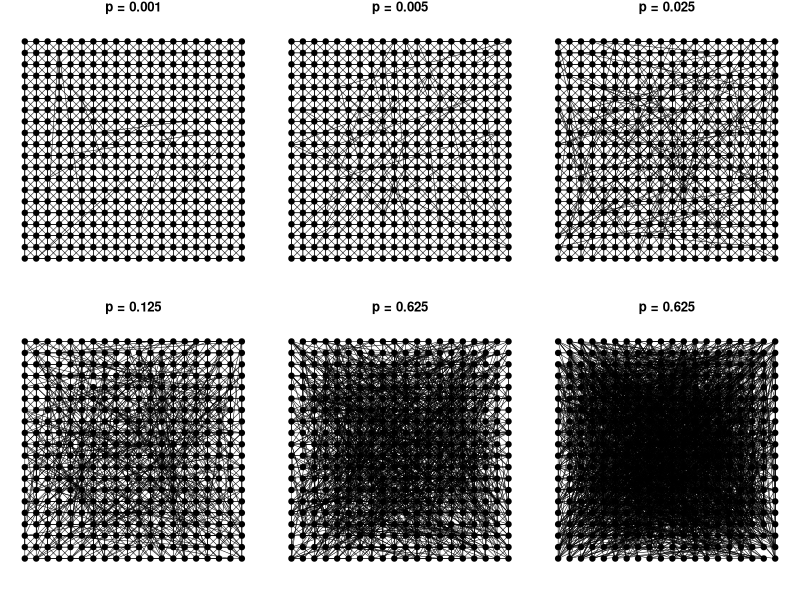
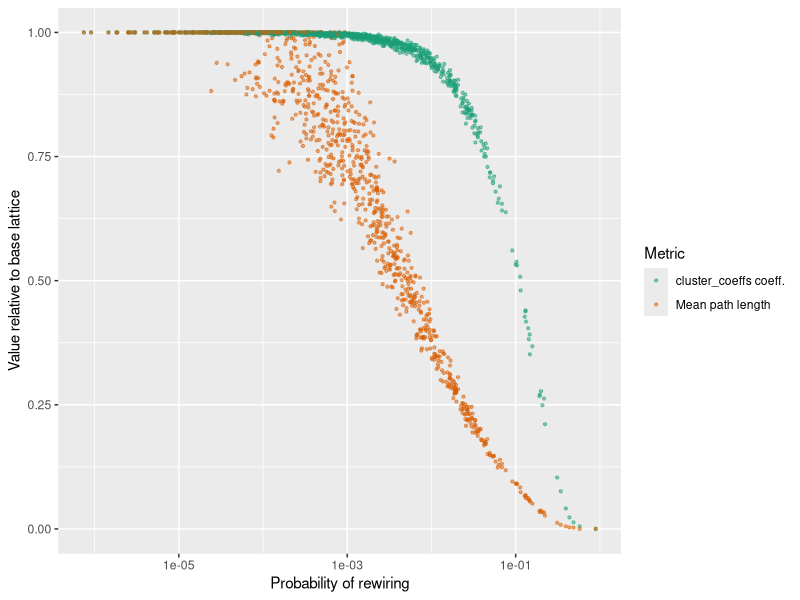

The R script that drew these images, in order:
## ---- chunk 1
library(igraph)
library(dplyr)
library(tidyr)
library(scales)
library(ggplot2)
## ---- chunk 2
plot_graph <- function(G, main = "", layout = layout.grid(G), 
                       vertex.color = "black") {
  plot(G, main = main,
       layout = layout, 
       vertex.label = NA, vertex.color = vertex.color, vertex.size = 5, 
       vertex.shape = "circle", vertex.lwd = 0, 
       edge.color = "black", edge.width = 0.5)
}
## ---- chunk 3
par(mar = rep(1, 4))
layout(matrix(1:6, nrow = 2, byrow = TRUE))

base_graph <- make_lattice(length = 20, dim = 2, nei = 2)

plot_graph(rewire(base_graph, each_edge(0.003)), main = "p = 0.001")
plot_graph(rewire(base_graph, each_edge(0.009)), main = "p = 0.005")
plot_graph(rewire(base_graph, each_edge(0.027)), main = "p = 0.025")
plot_graph(rewire(base_graph, each_edge(0.083)), main = "p = 0.125")
plot_graph(rewire(base_graph, each_edge(0.250)), main = "p = 0.625")
plot_graph(rewire(base_graph, each_edge(0.750)), main = "p = 0.625")
## ---- chunk 4
probs          <- 10 ^ rnorm(1000, -3)
probs          <- probs[which(between(probs, 0, 1))]
keepers        <- c()
cluster_coeffs <- c()
mean_path_lens <- c()

for (i in seq_along(probs)) {
  the_graph <- rewire(base_graph, each_edge(probs[i]))
  if (components(the_graph)$no == 1) {
    cluster_coeffs <- c(cluster_coeffs, 
                        transitivity(the_graph, type = "average"))
    mean_path_lens <- c(mean_path_lens, 
                        mean(distances(the_graph)))
    keepers        <- c(keepers, i)
  }
}
probs <- probs[keepers]

df <- data.frame(p   = probs, 
                 cc  = cluster_coeffs, 
                 mpl = mean_path_lens) %>% 
  mutate(cc = rescale(cc, to = c(0, 1)), 
         mpl = rescale(mpl, to = c(0, 1))) %>% 
  # remove first item, p=0 and not plottable
  pivot_longer(-p) %>%
  rename(Metric = name)
## ---- chunk 5
ggplot(df, aes(x = p, y = value, colour = Metric)) + 
  geom_point(cex = .8, alpha = 0.5) + 
  scale_x_log10() +
  scale_colour_brewer(palette = "Dark2", 
                      labels = c("cluster_coeffs coeff.", "Mean path length")) +
  xlab("Probability of rewiring") +
  ylab("Value relative to base lattice")
## ---- chunk 6
#| code-fold: true
# License (MIT)
#
# Copyright (c) 2023 David O'Sullivan
#
# Permission is hereby granted, free of charge, to any person
# obtaining a copy of this software and associated documentation
# files (the "Software"), to deal in the Software without restriction,
# including without limitation the rights to use, copy, modify, merge,
# publish, distribute, sublicense, and/or sell copies of the Software,
# and to  permit persons to whom the Software is furnished to do so,
# subject to the following conditions:
#
# The above copyright notice and this permission notice shall be included
# in all copies or substantial portions of the Software.
#
# THE SOFTWARE IS PROVIDED "AS IS", WITHOUT WARRANTY OF ANY KIND, EXPRESS
# OR IMPLIED, INCLUDING BUT NOT LIMITED TO THE WARRANTIES OF MERCHANTABILITY,
# FITNESS FOR A PARTICULAR PURPOSE AND NONINFRINGEMENT. IN NO EVENT SHALL
# THE AUTHORS OR COPYRIGHT HOLDERS BE LIABLE FOR ANY CLAIM, DAMAGES OR OTHER
# LIABILITY, WHETHER IN AN ACTION OF CONTRACT, TORT OR OTHERWISE, ARISING
# FROM, OUT OF OR IN CONNECTION WITH THE SOFTWARE OR THE USE OR OTHER
# DEALINGS IN THE SOFTWARE.
